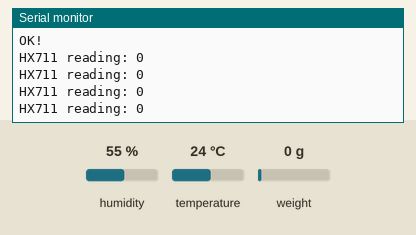
This sketch was run on a simulated Arduino Uno, built with avr-gcc and run on an emulated ATmega328P. Shown: the last lines printed to the serial monitor. The test bench sets the inputs (shaded band); at power-on: weight on the scale 0 g, humidity 55 %, temperature 24 °C. WiFi joins after 1.5 s; servers stay silent unless stated; no MQTT or app messages arrive unless stated.

Above: at 3.2 s.
3.3 s: weight on the scale set to 100 g
At 3.59 s:
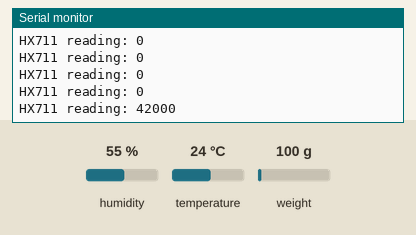
4.8 s: weight on the scale set to 1250 g
At 5.09 s:
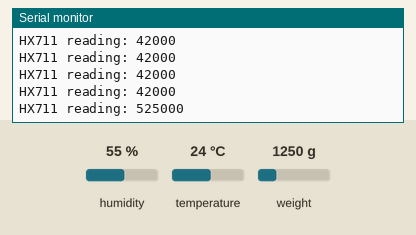
Timing chart, 0 to 7.8 s (numbered marks = the images above; inputs shaded):
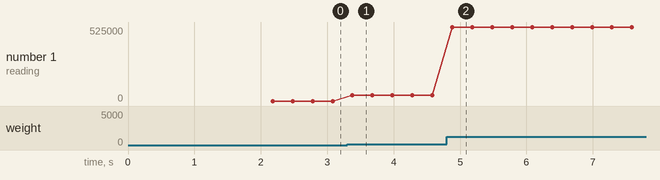

Measured:
- after the input at 3.3 s, the serial monitor: prints a new line after 0.08 s (image 1)
- after the input at 4.8 s, the serial monitor: prints a new line after 0.08 s (image 2)
- plotted number 1: 0 → 42000 after the input at 3.3 s, 42000 → 525000 after the input at 4.8 s

The sketch:

Core.ino
```cpp
#include <DHT.h>
#include <DHT_U.h>
#include "DHT.h"
#include <WiFiEspClient.h>
#include <WiFiEsp.h>
#include <WiFiEspUdp.h>
#include "SoftwareSerial.h"
#include "HX711.h"
#include "Adafruit_MQTT.h"
#include "Adafruit_MQTT_Client.h"
#include <SPI.h>


#define AIO_SERVER      "45.149.77.235"
#define AIO_SERVERPORT  1883
#define AIO_USERNAME    "97521387"
#define AIO_KEY         "euCh4kvA"

// Initialize the Ethernet client object
WiFiEspClient espClient;

// Setup the MQTT client class by passing in the WiFi client and MQTT server and login details.
Adafruit_MQTT_Client mqtt(&espClient, AIO_SERVER, AIO_SERVERPORT, AIO_USERNAME, AIO_KEY);

Adafruit_MQTT_Publish Light = Adafruit_MQTT_Publish(&mqtt, AIO_USERNAME "/Keyvan");

// HX711 circuit wiring
const int LOADCELL_DOUT_PIN = 6;
const int LOADCELL_SCK_PIN = 7;

HX711 scale;

#define WIFI_AP "Abed"
#define WIFI_PASSWORD "12345678"


// DHT
#define DHTPIN 4
#define DHTTYPE DHT11


// Initialize DHT sensor.
DHT dht(DHTPIN, DHTTYPE);


SoftwareSerial soft(2, 3); // RX, TX

int status = WL_IDLE_STATUS;
uint32_t breath ;
long reading;

void setup() {
  // initialize serial for debugging
  Serial.begin(57600);
  scale.begin(LOADCELL_DOUT_PIN, LOADCELL_SCK_PIN);
  dht.begin();
  InitWiFi();
}

void loop() {
    MQTT_connect();
  status = WiFi.status();
  if ( status != WL_CONNECTED) {
    while ( status != WL_CONNECTED) {
      Serial.print("Attempting to connect to WPA SSID: ");
      Serial.println(WIFI_AP);
      // Connect to WPA/WPA2 network
      status = WiFi.begin(WIFI_AP, WIFI_PASSWORD);
      delay(500);
    }
    Serial.println("Connected to AP");
  }
    getAndSendTemperatureAndHumidityData();
    breath=0;
    for(int i=0 ; i<80 ; i++){
    StrainGauge();
    delay(200);
    }

    if ( breath ==1 || breath ==2)
    {
      breath=0;
    }

    Serial.println("breath:");
    Serial.print(breath);

  if (!Light.publish(breath*4)) {
    Serial.println(F("Failed"));
  } else {
    Serial.println(F("OK!"));
  }


  // ping the server to keep the mqtt connection alive
  // NOT required if you are publishing once every KEEPALIVE seconds

  if (! mqtt.ping()) {
    mqtt.disconnect();
  }
    delay(5000);
}

void getAndSendTemperatureAndHumidityData()
{
  Serial.println("Collecting temperature data.");

  // Reading temperature or humidity takes about 250 milliseconds!
  float humidity = dht.readHumidity();
  // Read temperature as Celsius (the default)
  float temperature = dht.readTemperature();


  // Check if any reads failed and exit early (to try again).
  if (isnan(humidity) || isnan(temperature)) {
    Serial.println("Failed to read from DHT sensor!");
    return;
  }

  Serial.println("");
  Serial.print("Humidity: ");
  Serial.print(humidity);
  Serial.print(" %\t");
  Serial.print("Temperature: ");
  Serial.print(temperature);
  Serial.println(" *C ");

    if (!Light.publish(humidity)) {
    Serial.println(F("Failed"));
  } else {
    Serial.println(F("OK!"));
  }

      if (!Light.publish(temperature)) {
    Serial.println(F("Failed"));
  } else {
    Serial.println(F("OK!"));
  }

}


void StrainGauge(){
  scale.set_gain(32);
  if (scale.is_ready()) {
  long newreading = scale.get_value();
if (newreading-reading>=100 || reading-newreading>=100 ){
    breath++;
  }
  reading=newreading;
  Serial.print("HX711 reading: ");
  Serial.println(newreading);
  }
  else {
  Serial.println("HX711 not found.");
  }

}


void InitWiFi()
{
  // initialize serial for ESP module
  soft.begin(9600);
  // initialize ESP module
  WiFi.init(&soft);
  // check for the presence of the shield
  if (WiFi.status() == WL_NO_SHIELD) {
    Serial.println("WiFi shield not present");
    // don't continue
    while (true);
  }

  Serial.println("Connecting to AP ...");
  // attempt to connect to WiFi network
  while ( status != WL_CONNECTED) {
    Serial.print("Attempting to connect to WPA SSID: ");
    Serial.println(WIFI_AP);
    // Connect to WPA/WPA2 network
    status = WiFi.begin(WIFI_AP, WIFI_PASSWORD);
    delay(500);
  }
  Serial.println("Connected to AP");
}


void MQTT_connect() {
  int8_t ret;
  // Stop if already connected.
  if (mqtt.connected()) {
    return;
  }
  Serial.print("Connecting to MQTT... ");
  uint8_t retries = 3;
  while ((ret = mqtt.connect()) != 0) { // connect will return 0 for connected
    Serial.println(mqtt.connectErrorString(ret));
    Serial.println("Retrying MQTT connection in 5 seconds...");
    mqtt.disconnect();
    delay(5000);  // wait 5 seconds
    retries--;
    if (retries == 0) {
      // basically die and wait for WDT to reset me
      while (1);
    }
  }
  Serial.println("MQTT Connected!");
}
```
